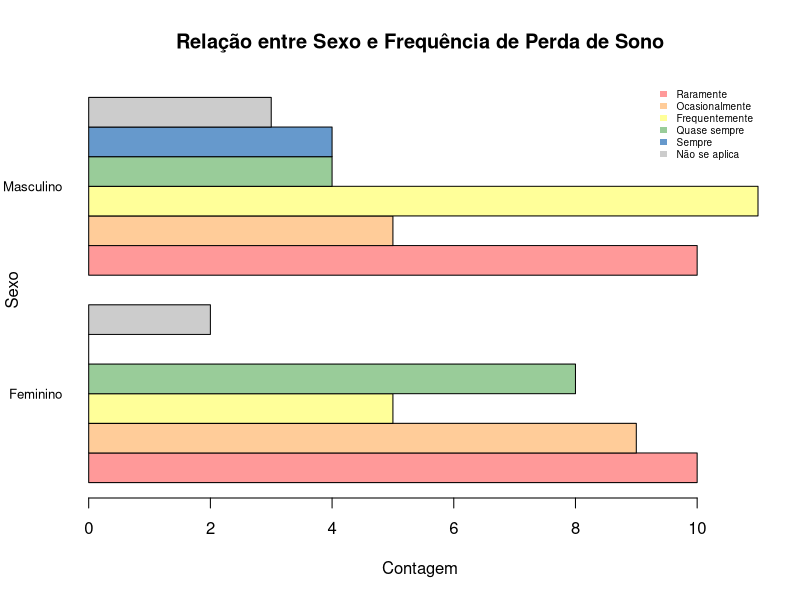

R code for this plot:
library(readxl)

# Carregar a planilha especificando a planilha "Microdados Num"
planilha <- read_excel("database_numerica.xlsx", sheet = "Microdados Num")

# Acesse as colunas "Sexo" e "FREQ_SONO" no objeto de dados
sexo <- factor(planilha$SEXO, labels = c("Feminino", "Masculino"))
freq_sono <- factor(planilha$FREQ_SONO, labels = c("Raramente", "Ocasionalmente", "Frequentemente", "Quase sempre", "Sempre", "Não se aplica"))

# Criar um novo dataframe com as colunas de relação
relacao_sexo_sono <- data.frame(SEXO = sexo, FREQ_SONO = freq_sono)

# Contar a frequência de cada combinação de sexo e frequência de perda de sono
contagem <- table(relacao_sexo_sono)

# Definir as cores para cada frequência de perda de sono
cores_freq_sono <- c("#FF9999", "#FFCC99", "#FFFF99", "#99CC99", "#6699CC", "#CCCCCC")

# Criar o gráfico de barras horizontais
grafico <- barplot(t(contagem), horiz = TRUE, beside = TRUE,
                   ylab = "Sexo", xlab = "Contagem",
                   main = "Relação entre Sexo e Frequência de Perda de Sono",
                   col = cores_freq_sono, las = 1, cex.names = 0.8)

# Criar a legenda com as cores e frequência de perda de sono correspondente
legenda <- paste(levels(freq_sono))
legend("topright", legend = legenda, fill = cores_freq_sono, border = NA, bty = "n", text.col = "black", cex = 0.6)
